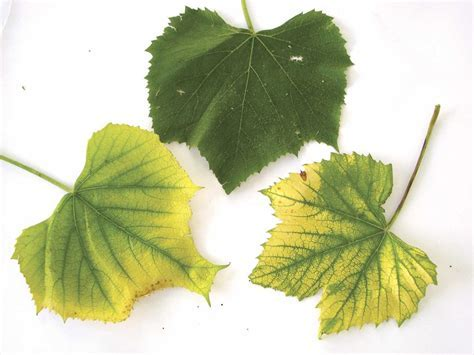
#> input picture test_imgs/c1.jpeg, 474 x 355 px
$ python color_picker.py
#> lines starting #> are read from the running program, lines starting #| are printed output that depends on the picture; after the words box and inside, x2 and y2 are one past the last pixel; in counts of white or black regions, pixels touching at a corner belong together
import cv2
import numpy as np

# Global variables to store the image and picked color
img = cv2.imread("test_imgs/c1.jpeg")
#> img is the input picture: shape (355, 474, 3); mean B, G, R 167.2, 203.7, 200.1
picked_color = np.array([0, 0, 0]) # Default to black (BGR)
hsv_color = np.array([0,0,0])

# Mouse callback function
def mouse_callback(event, x, y, flags, param):
    global picked_color, hsv_color, img

    if event == cv2.EVENT_LBUTTONDOWN:
        # Get the BGR color of the pixel at (x, y)
        picked_color = img[y, x] # Returns a numpy array
        hsv_color = cv2.cvtColor(np.uint8([[picked_color]]), cv2.COLOR_BGR2HSV)[0][0]
        print("--------------------")
        print(f"Picked BGR color: {picked_color}")
        print(f"Picked HSV color: {hsv_color}")

cv2.putText(img, "Click to pick color", (100, 250), cv2.FONT_HERSHEY_SIMPLEX, 1, (255, 0, 255), 2)
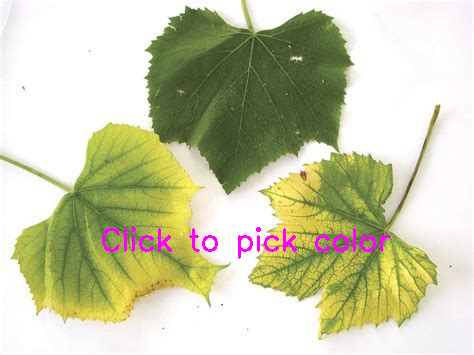
#> img: shape (355, 474, 3); 1.05% of pixels changed, all inside (x1, y1, x2, y2) = (102, 227, 391, 259)

# Create a window and set the mouse callback
cv2.namedWindow("Color Picker")
cv2.setMouseCallback("Color Picker", mouse_callback)

while True:
    # Display the image
    display_img = img.copy()

    # Display the picked color in a rectangle
    cv2.rectangle(display_img, (10, 10), (100, 50), picked_color.tolist(), -1)
    cv2.putText(display_img, f"BGR: {picked_color[0]},{picked_color[1]},{picked_color[2]}", (10, 80), cv2.FONT_HERSHEY_SIMPLEX, 0.6, (255, 255, 255), 1)
#> display_img: shape (355, 474, 3); mean B, G, R 163, 196.2, 195.3
    cv2.putText(display_img, f"HSV: {hsv_color[0]},{hsv_color[1]},{hsv_color[2]}", (10, 100), cv2.FONT_HERSHEY_SIMPLEX, 0.6, (255, 0, 255), 1)
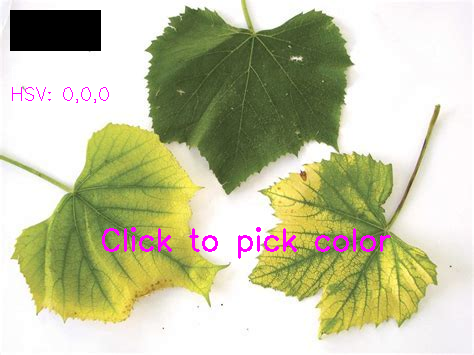
#> display_img: shape (355, 474, 3); mean B, G, R 163, 195.9, 195.3

    cv2.imshow("Color Picker", display_img)

    # Exit on 'q' key press
    if cv2.waitKey(1) & 0xFF == ord('q'):
#> (key q is pressed here)
        break

cv2.destroyAllWindows()

$ run again, with test_imgs/c2.jpeg copied over test_imgs/c1.jpeg
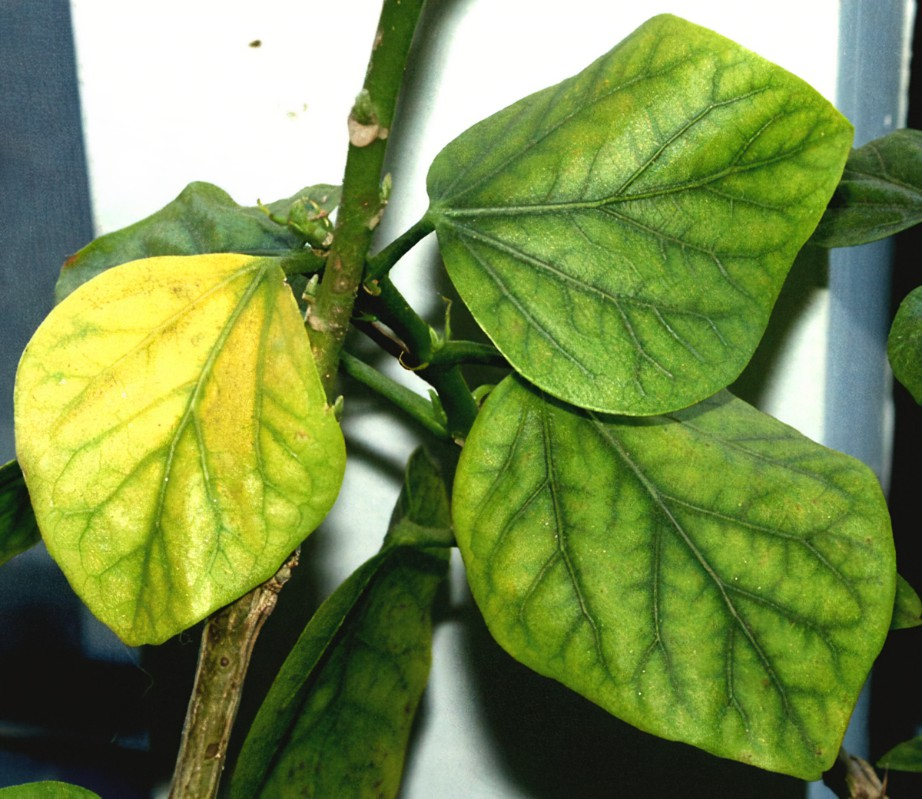
#> input picture test_imgs/c2.jpeg, 922 x 799 px
#> img is the input picture: shape (799, 922, 3); mean B, G, R 77.4, 140.7, 119.6
#> `cv2.putText(img, "Click to pick color", (100, 250), cv2.FONT_HERSHEY_S..`:
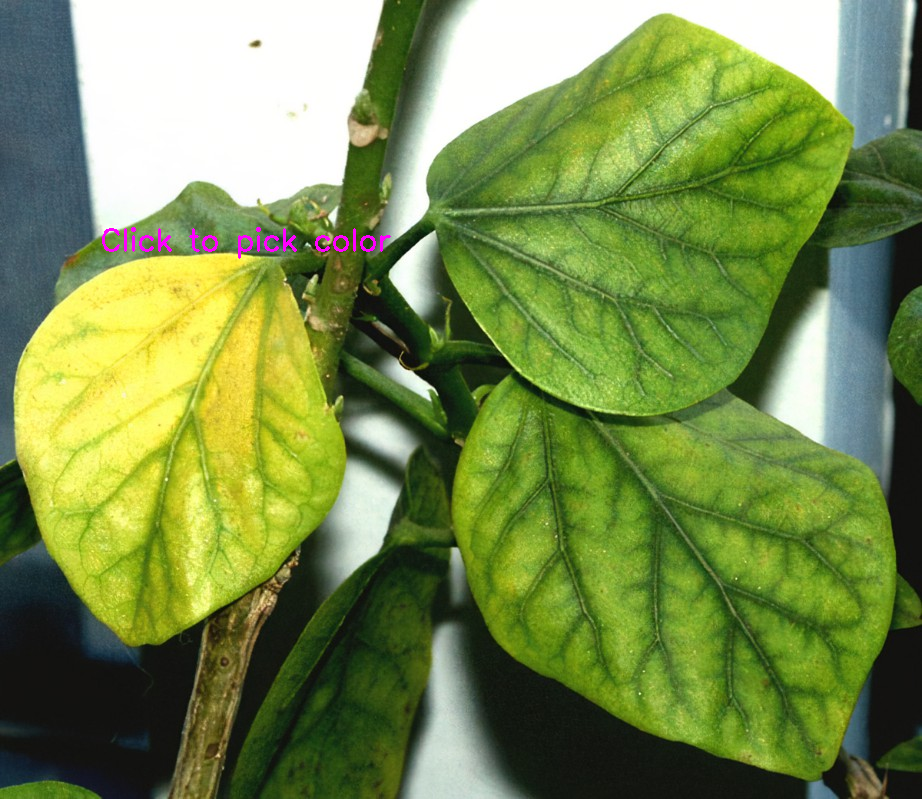
#> img: shape (799, 922, 3); 0.24% of pixels changed, all inside (x1, y1, x2, y2) = (102, 227, 391, 259)
#> `cv2.rectangle(display_img, (10, 10), (100, 50), picked_color.tolist(),..`:
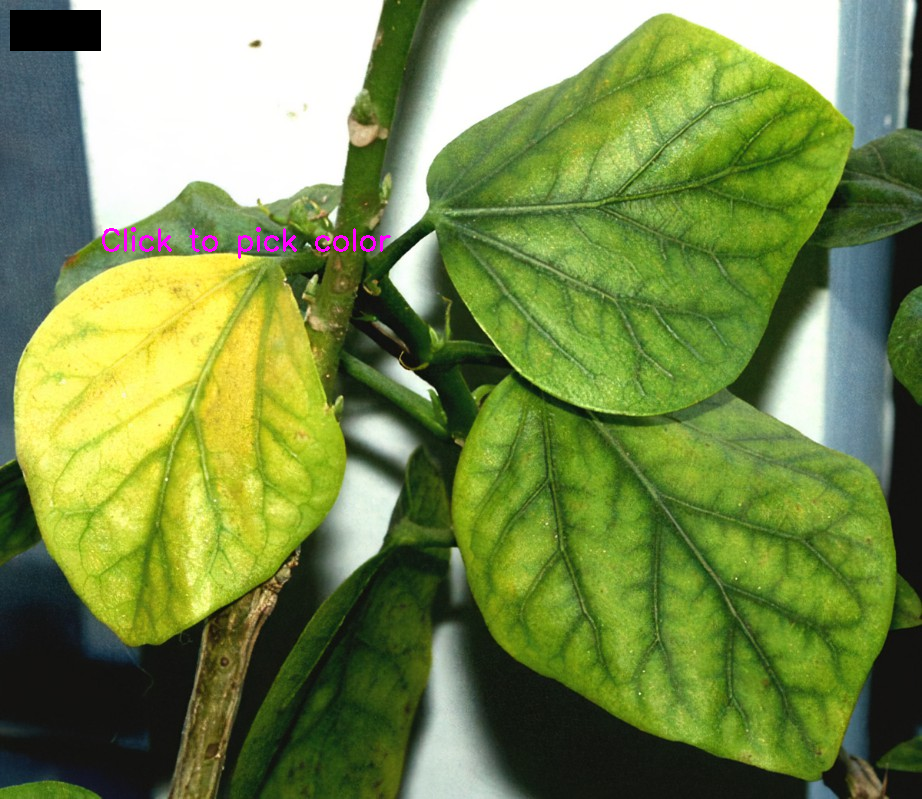
#> display_img: shape (799, 922, 3); 0.51% of pixels changed, all inside (x1, y1, x2, y2) = (10, 10, 101, 51)
